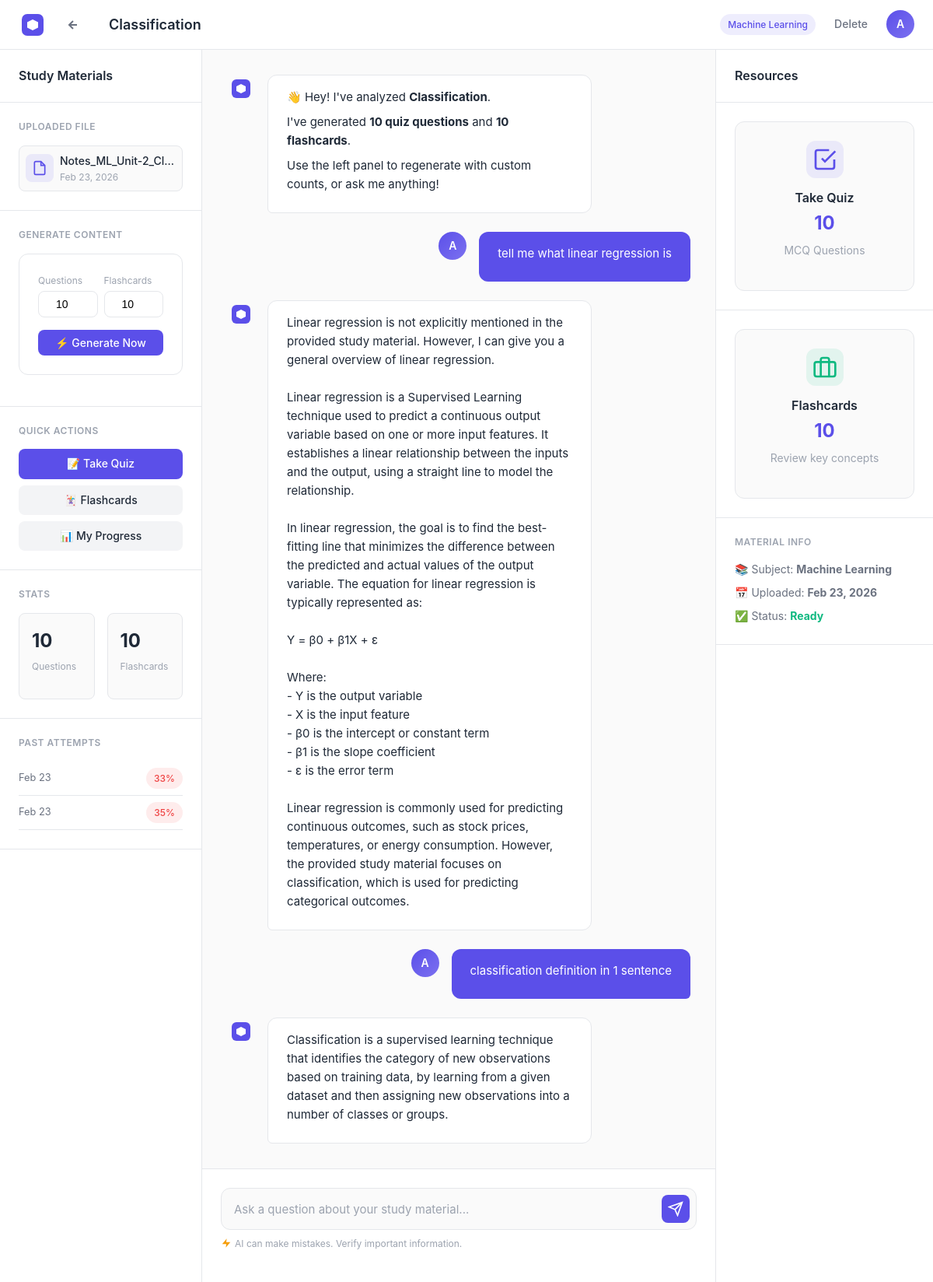
The page /material/3/ (signed in) on the database as committed earlier.
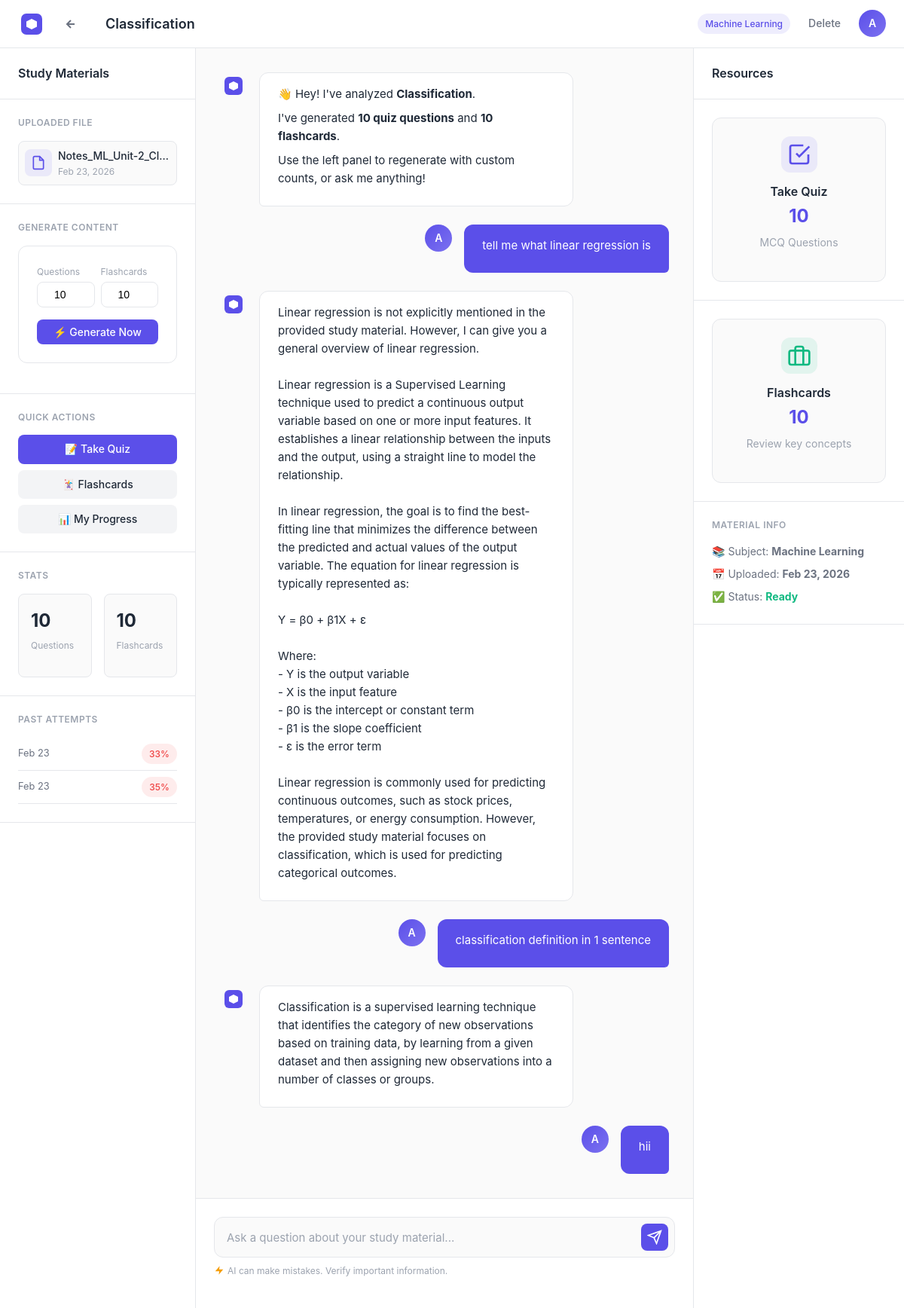
The same page on the database as committed later.
### progress/models.py (models this page shows)
class QuizAttempt(models.Model):
    user = models.ForeignKey(User, on_delete=models.CASCADE)
    material = models.ForeignKey(StudyMaterial, on_delete=models.CASCADE)
    score = models.IntegerField(default=0)
    total_questions = models.IntegerField(default=0)
    attempted_at = models.DateTimeField(auto_now_add=True)
    def percentage(self):
        if self.total_questions == 0:
            return 0
        return round((self.score / self.total_questions) * 100)

### materials/models.py (models this page shows)
class ChatMessage(models.Model):
    material = models.ForeignKey(StudyMaterial, on_delete=models.CASCADE)
    user = models.ForeignKey(User, on_delete=models.CASCADE)
    role = models.CharField(max_length=10)  # 'user' or 'assistant'
    content = models.TextField()
    created_at = models.DateTimeField(auto_now_add=True)
    class Meta:
        ordering = ['created_at']

### materials/views.py (the view)
# urls.py: path('material/<int:pk>/', views.material_detail, name='material_detail'),
@login_required
def material_detail(request, pk):
    material = get_object_or_404(StudyMaterial, pk=pk, user=request.user)
    questions = Question.objects.filter(material=material)
    flashcards = Flashcard.objects.filter(material=material)
    attempts = QuizAttempt.objects.filter(user=request.user, material=material).order_by('-attempted_at')
    chat_history = ChatMessage.objects.filter(material=material, user=request.user)
    return render(request, 'materials/detail.html', {
        'material': material,
        'questions': questions,
        'flashcards': flashcards,
        'attempts': attempts,
        'chat_history': chat_history,
    })

### templates/materials/detail.html (shortened to what the changed rows need)
{% load static %}
<!DOCTYPE html>
<html lang="en">
<head>
    <link rel="stylesheet" href="{% static 'css/base.css' %}">
    <link rel="stylesheet" href="{% static 'css/components.css' %}">
    <link rel="stylesheet" href="{% static 'css/study-session.css' %}">
</head>
<body>
    <nav class="topbar">
        <div class="topbar-left">
            <h1 class="session-title">{{ material.title }}</h1>
        </div>
        <div class="topbar-right">
            <div style="position:relative;">
                <div class="user-avatar" id="profileToggle" style="cursor:pointer;">
                    <span>{{ request.user.username|first|upper }}</span>
                </div>
            </div>
        </div>
    </nav>
    <div class="session-container">
        <aside class="sidebar left-sidebar">
            {% if attempts %}
            <div class="sidebar-section">
                {% for attempt in attempts %}
                <div style="display:flex;justify-content:space-between;align-items:center;padding:0.5rem 0;border-bottom:1px solid var(--border);">
                    <span style="font-size:0.8rem;color:var(--text-secondary);">{{ attempt.attempted_at|date:"M d" }}</span>
                    <span class="badge {% if attempt.percentage >= 70 %}badge-success{% elif attempt.percentage >= 40 %}badge-warning{% else %}badge-error{% endif %}">{{ attempt.percentage }}%</span>
                </div>
                {% endfor %}
            </div>
            {% endif %}
        </aside>
        <main class="main-panel">
            <div class="chat-container">
                <div class="chat-messages" id="chatMessages">
                    {% for msg in chat_history %}
                    <div class="message {% if msg.role == 'user' %}user-message{% else %}assistant-message{% endif %}">
                        {% if msg.role == 'user' %}
                        <div class="message-content">
                            <div class="message-text"><p>{{ msg.content }}</p></div>
                        </div>
                        <div class="message-avatar user-avatar">
                            <span>{{ request.user.username|first|upper }}</span>
                        </div>
                        {% else %}
                        <div class="message-avatar">
                            <svg width="24" height="24" viewBox="0 0 24 24" fill="none">
                                <rect width="24" height="24" rx="6" fill="#5B4FE9"/>
                                <path d="M12 6L18 9V15L12 18L6 15V9L12 6Z" fill="white"/>
                            </svg>
                        </div>
                        <div class="message-content">
                            <div class="message-text"><p>{{ msg.content|linebreaksbr }}</p></div>
                        </div>
                        {% endif %}
                    </div>
                    {% endfor %}
                </div>
            </div>
        </main>
    </div>
</body>
</html>

Rows that differ between the two databases and show on the page:
added ChatMessage: content "hii", {{ request.user.username|first|upper }} "A"
